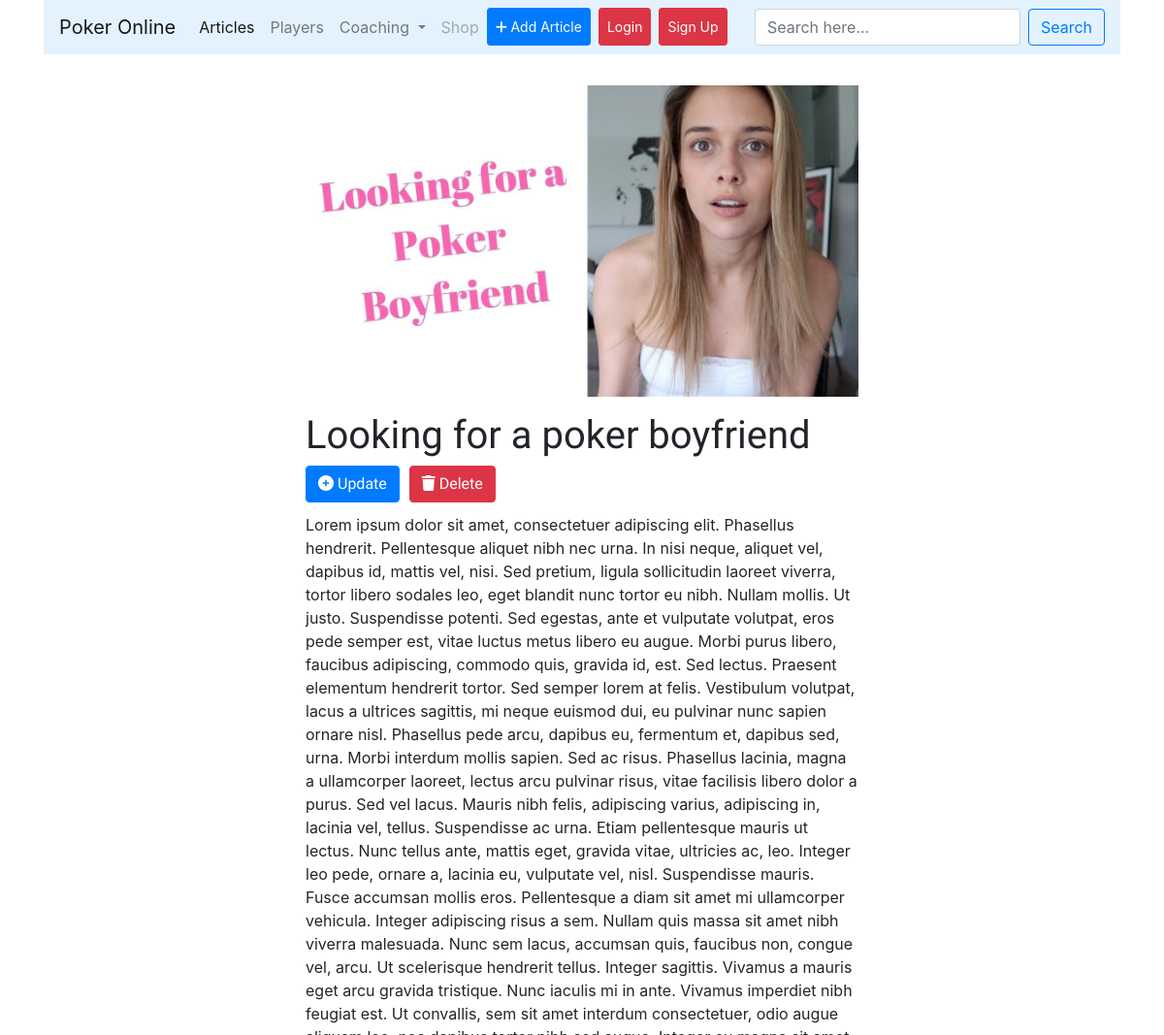
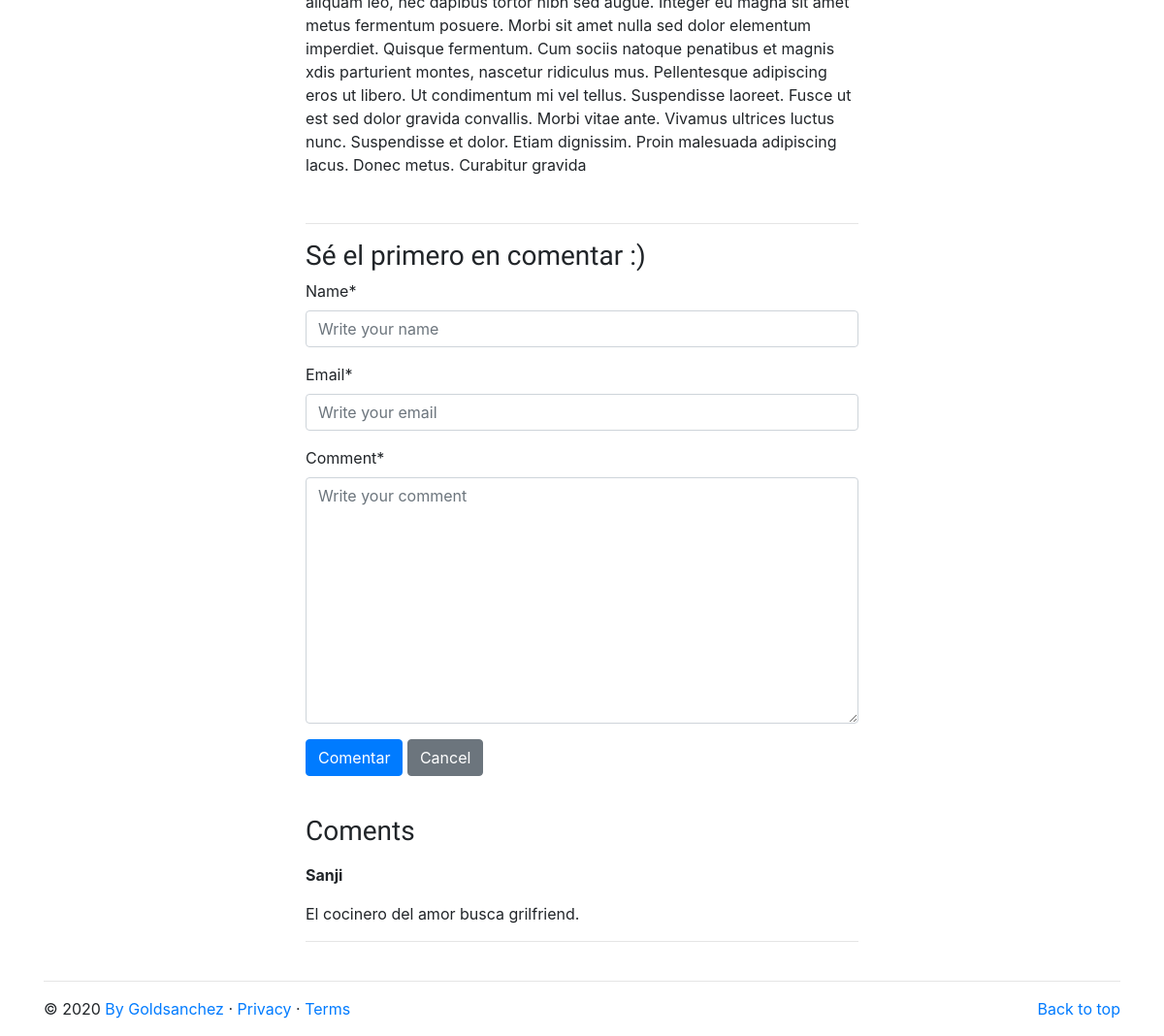
The page /articles/looking-for-a-poker-boyfriend on the database its author committed (2 pictures, top to bottom).
### orbital/models.py (models this page shows, shortened)
class New(models.Model):
    category = models.ForeignKey(Category, on_delete=models.CASCADE)
    title = models.CharField(max_length=100)
    image = models.ImageField(upload_to='images/')
    detail = RichTextField()
    add_time = models.DateTimeField(auto_now_add=True)
    slug = models.SlugField(null=True, blank = True)
    class Meta:
        verbose_name_plural = 'News'

class Comment(models.Model):
    new = models.ForeignKey(New, related_name='mensaje', on_delete=models.CASCADE)
    name = models.CharField(max_length=100)
    email = models.EmailField(max_length=254)
    comment = models.TextField()
    status = models.BooleanField(default=False)

### orbital/views.py (the view, shortened to what this page needs)
# urls.py: path('articles/<slug:slug>', Articles.as_view(), name = 'articles'),
class Articles(DetailView):
    model = New
    template_name = "orbital/articles.html"
    def get_context_data(self, **kwargs):
        context = super().get_context_data(**kwargs)
        context['now'] = timezone.now()
        context['form'] = CommentForm()
        return context

### orbital/forms.py
class CommentForm(forms.ModelForm):
    class Meta:
        model = Comment
        fields = ['name', 'email', 'comment']
        widgets = {'name': forms.TextInput(attrs={'class': 'form-control', 'placeholder': 'Write your name'}),
                   'email': forms.EmailInput(attrs={'class': 'form-control', 'placeholder': 'Write your email'}),
                   'comment': forms.Textarea(attrs={'class': 'form-control', 'placeholder': 'Write your comment'}),}

### orbital/templates/orbital/articles.html (shortened to what this page needs)
{% extends "orbital/base.html" %}
{% load static %}
{% load crispy_forms_tags %}
{% block article %}
<div class="container col-md-6 my-3">
    <div class="row">
        <div class="col">
            <img class="img-fluid my-3" src="{{object.image.url}}" alt="{object.title}}" title="{{object.title}}">
            <h1>{{object.title}} &nbsp<a class="btn btn-primary" href="{% url 'update' object.slug %}"><i class="fas fa-plus-circle">&nbsp</i>Update</a>&nbsp<a class="btn btn-danger" href="{% url 'delete' object.slug %}"><i class="fas fa-trash">&nbsp</i>Delete</a></h1>
            <p>{{object.detail|safe}}</p>
        </div>
        <div class="container my-3">
          <div class="row">
            <div class="col">
              <hr>
              <h3>Sé el primero en comentar :)</h3>
               <form class="form-group" method="post" enctype="multipart/form-data">{% csrf_token %}
                {{ form|crispy|safe }}
                <input class="btn btn-primary" type="submit" value="Comentar">
                <a class="btn btn-secondary" href="{% url 'home' %}">Cancel</a>
               </form>
            </div>
          </div>
        </div>
        <div class="col my-2">
          <h3>Coments</h3>
          {% if not new.mensaje.all %}
            <p> No coments yet... <a href="#">Add One</a></p>
          {% else %}
            {% for c in new.mensaje.all %}
                <p></p><strong>{{c.name}}</strong></p>
                <p>{{c.comment}}</p>
                <hr>
            {% endfor %}
          {% endif %}
        </div>
    </div>
</div>
{% endblock article %}

### orbital/static/css/style.css (style rules this page uses)
h1, h2, h3, h4, h5 { font-family: 'Oleo Script', cursive; }

### rows shown on the page
New: image (picture), title "Looking for a poker boyfriend", detail "Lorem ipsum dolor sit amet, consectetuer adipiscing elit. Phasellus hendrerit. Pellentesque aliquet nibh nec urna. In nisi neque, aliquet vel, dapibus id, mattis vel, nisi. Sed pretium, ligula sollicitudin laoreet viverra, tortor libero sodales leo, eget blandit nunc tortor eu nibh. Nullam mollis. Ut justo. Suspendisse potenti. Sed egestas, ante et vulputate volutpat, eros pede semper est, vitae luctus metus libero eu augue. Morbi purus libero, faucibus adipiscing, commodo quis, gravida id, est. Sed lectus. Praesent elementum hendrerit tortor. Sed semper lorem at felis. Vestibulum volutpat, lacus a ultrices sagittis, mi neque euismod dui, eu pulvinar nunc sapien ornare nisl. Phasellus pede…"
Comment: name "Sanji", comment "El cocinero del amor busca grilfriend."
